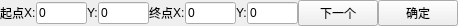
<?xml version="1.0" encoding="UTF-8"?>
<ui version="4.0">
 <class>QG_LineOptions</class>
 <widget class="QWidget" name="QG_LineOptions">
  <property name="geometry">
   <rect>
    <x>0</x>
    <y>0</y>
    <width>458</width>
    <height>26</height>
   </rect>
  </property>
  <property name="windowTitle">
   <string>Form</string>
  </property>
  <layout class="QGridLayout" name="gridLayout">
   <property name="margin">
    <number>0</number>
   </property>
   <property name="spacing">
    <number>0</number>
   </property>
   <item row="0" column="0">
    <layout class="QHBoxLayout" name="horizontalLayout_7">
     <item>
      <layout class="QHBoxLayout" name="horizontalLayout_5">
       <item>
        <widget class="QLabel" name="label_5">
         <property name="text">
          <string>起点</string>
         </property>
        </widget>
       </item>
       <item>
        <layout class="QHBoxLayout" name="horizontalLayout">
         <property name="spacing">
          <number>0</number>
         </property>
         <item>
          <widget class="QLabel" name="label_2">
           <property name="text">
            <string>X:</string>
           </property>
          </widget>
         </item>
         <item>
          <widget class="QLineEdit" name="lineEdit_startX">
           <property name="text">
            <string>0</string>
           </property>
          </widget>
         </item>
        </layout>
       </item>
       <item>
        <layout class="QHBoxLayout" name="horizontalLayout_2">
         <property name="spacing">
          <number>0</number>
         </property>
         <item>
          <widget class="QLabel" name="label">
           <property name="text">
            <string>Y:</string>
           </property>
          </widget>
         </item>
         <item>
          <widget class="QLineEdit" name="lineEdit_startY">
           <property name="text">
            <string>0</string>
           </property>
          </widget>
         </item>
        </layout>
       </item>
      </layout>
     </item>
     <item>
      <layout class="QHBoxLayout" name="horizontalLayout_6">
       <item>
        <widget class="QLabel" name="label_6">
         <property name="text">
          <string>终点</string>
         </property>
        </widget>
       </item>
       <item>
        <layout class="QHBoxLayout" name="horizontalLayout_4">
         <property name="spacing">
          <number>0</number>
         </property>
         <item>
          <widget class="QLabel" name="label_4">
           <property name="text">
            <string>X:</string>
           </property>
          </widget>
         </item>
         <item>
          <widget class="QLineEdit" name="lineEdit_endX">
           <property name="text">
            <string>0</string>
           </property>
          </widget>
         </item>
        </layout>
       </item>
       <item>
        <layout class="QHBoxLayout" name="horizontalLayout_3">
         <property name="spacing">
          <number>0</number>
         </property>
         <item>
          <widget class="QLabel" name="label_3">
           <property name="text">
            <string>Y:</string>
           </property>
          </widget>
         </item>
         <item>
          <widget class="QLineEdit" name="lineEdit_endY">
           <property name="text">
            <string>0</string>
           </property>
          </widget>
         </item>
        </layout>
       </item>
      </layout>
     </item>
     <item>
      <widget class="QPushButton" name="pushButton_next">
       <property name="text">
        <string>下一个</string>
       </property>
      </widget>
     </item>
     <item>
      <widget class="QPushButton" name="pushButton_ok">
       <property name="text">
        <string>确定</string>
       </property>
      </widget>
     </item>
    </layout>
   </item>
  </layout>
 </widget>
 <resources/>
 <connections>
  <connection>
   <sender>pushButton_next</sender>
   <signal>clicked()</signal>
   <receiver>QG_LineOptions</receiver>
   <slot>slotNext()</slot>
   <hints>
    <hint type="sourcelabel">
     <x>258</x>
     <y>10</y>
    </hint>
    <hint type="destinationlabel">
     <x>266</x>
     <y>56</y>
    </hint>
   </hints>
  </connection>
  <connection>
   <sender>pushButton_ok</sender>
   <signal>clicked()</signal>
   <receiver>QG_LineOptions</receiver>
   <slot>slotOk()</slot>
   <hints>
    <hint type="sourcelabel">
     <x>337</x>
     <y>17</y>
    </hint>
    <hint type="destinationlabel">
     <x>339</x>
     <y>78</y>
    </hint>
   </hints>
  </connection>
 </connections>
 <slots>
  <slot>slotNext()</slot>
  <slot>slotOk()</slot>
 </slots>
</ui>
